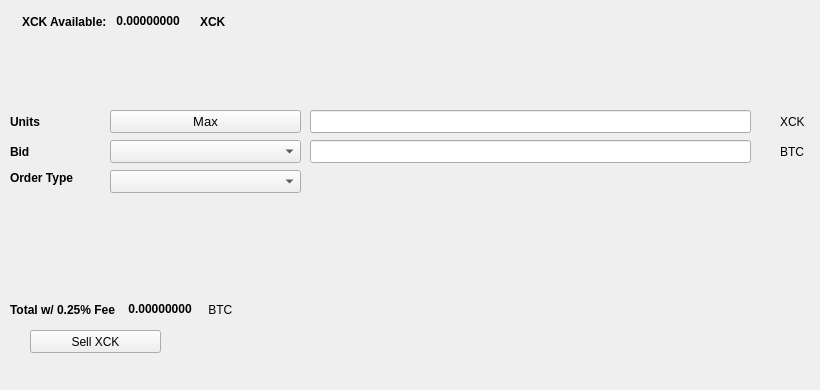
   <widget class="QWidget" name="SellTab">
    <attribute name="title">
     <string>Sell</string>
    </attribute>
    <widget class="QLabel" name="label_16">
     <property name="geometry">
      <rect>
       <x>780</x>
       <y>140</y>
       <width>31</width>
       <height>23</height>
      </rect>
     </property>
     <property name="text">
      <string>BTC</string>
     </property>
    </widget>
    <widget class="QComboBox" name="SellBidcomboBox">
     <property name="geometry">
      <rect>
       <x>110</x>
       <y>140</y>
       <width>191</width>
       <height>23</height>
      </rect>
     </property>
     <property name="font">
      <font>
       <pointsize>10</pointsize>
      </font>
     </property>
    </widget>
    <widget class="QLabel" name="label_18">
     <property name="geometry">
      <rect>
       <x>10</x>
       <y>110</y>
       <width>46</width>
       <height>23</height>
      </rect>
     </property>
     <property name="font">
      <font>
       <weight>75</weight>
       <bold>true</bold>
      </font>
     </property>
     <property name="text">
      <string>Units</string>
     </property>
    </widget>
    <widget class="QPushButton" name="Sell_Max_Amount">
     <property name="geometry">
      <rect>
       <x>110</x>
       <y>110</y>
       <width>191</width>
       <height>23</height>
      </rect>
     </property>
     <property name="font">
      <font>
       <pointsize>10</pointsize>
      </font>
     </property>
     <property name="text">
      <string>Max</string>
     </property>
    </widget>
    <widget class="QLabel" name="label_20">
     <property name="geometry">
      <rect>
       <x>10</x>
       <y>170</y>
       <width>91</width>
       <height>16</height>
      </rect>
     </property>
     <property name="font">
      <font>
       <weight>75</weight>
       <bold>true</bold>
      </font>
     </property>
     <property name="text">
      <string>Order Type</string>
     </property>
    </widget>
    <widget class="QComboBox" name="SellOrdertypeCombo">
     <property name="geometry">
      <rect>
       <x>110</x>
       <y>170</y>
       <width>191</width>
       <height>23</height>
      </rect>
     </property>
     <property name="font">
      <font>
       <pointsize>10</pointsize>
      </font>
     </property>
    </widget>
    <widget class="QLabel" name="label_21">
     <property name="geometry">
      <rect>
       <x>10</x>
       <y>140</y>
       <width>46</width>
       <height>23</height>
      </rect>
     </property>
     <property name="font">
      <font>
       <weight>75</weight>
       <bold>true</bold>
      </font>
     </property>
     <property name="text">
      <string>Bid</string>
     </property>
    </widget>
    <widget class="QLabel" name="label_22">
     <property name="geometry">
      <rect>
       <x>780</x>
       <y>110</y>
       <width>31</width>
       <height>23</height>
      </rect>
     </property>
     <property name="text">
      <string>XCK</string>
     </property>
    </widget>
    <widget class="QLineEdit" name="UnitsInputXCK">
     <property name="geometry">
      <rect>
       <x>310</x>
       <y>110</y>
       <width>441</width>
       <height>23</height>
      </rect>
     </property>
     <property name="font">
      <font>
       <pointsize>9</pointsize>
       <weight>75</weight>
       <bold>true</bold>
      </font>
     </property>
    </widget>
    <widget class="QLineEdit" name="SellBidPriceEdit">
     <property name="geometry">
      <rect>
       <x>310</x>
       <y>140</y>
       <width>441</width>
       <height>23</height>
      </rect>
     </property>
     <property name="font">
      <font>
       <pointsize>9</pointsize>
       <weight>75</weight>
       <bold>true</bold>
      </font>
     </property>
    </widget>
    <widget class="QPushButton" name="SellXCKBTN">
     <property name="geometry">
      <rect>
       <x>30</x>
       <y>330</y>
       <width>131</width>
       <height>23</height>
      </rect>
     </property>
     <property name="text">
      <string>Sell XCK</string>
     </property>
     <property name="icon">
      <iconset resource="../smartblock">
       <normaloff>:/icons/bitcoin</normaloff>:/icons/bitcoin</iconset>
     </property>
    </widget>
    <widget class="QWidget" name="layoutWidget3">
     <property name="geometry">
      <rect>
       <x>22</x>
       <y>12</y>
       <width>258</width>
       <height>19</height>
      </rect>
     </property>
     <layout class="QHBoxLayout" name="horizontalLayout">
      <item>
       <widget class="QLabel" name="label232_2">
        <property name="font">
         <font>
          <weight>75</weight>
          <bold>true</bold>
         </font>
        </property>
        <property name="text">
         <string>XCK Available:</string>
        </property>
       </widget>
      </item>
      <item>
       <widget class="QLabel" name="XCKAvailableLabel">
        <property name="palette">
         <palette>
          <active>
           <colorrole role="WindowText">
            <brush brushstyle="SolidPattern">
             <color alpha="255">
              <red>0</red>
              <green>0</green>
              <blue>0</blue>
             </color>
            </brush>
           </colorrole>
           <colorrole role="Button">
            <brush brushstyle="SolidPattern">
             <color alpha="255">
              <red>0</red>
              <green>170</green>
              <blue>0</blue>
             </color>
            </brush>
           </colorrole>
           <colorrole role="Light">
            <brush brushstyle="SolidPattern">
             <color alpha="255">
              <red>0</red>
              <green>255</green>
              <blue>0</blue>
             </color>
            </brush>
           </colorrole>
           <colorrole role="Midlight">
            <brush brushstyle="SolidPattern">
             <color alpha="255">
              <red>0</red>
              <green>212</green>
              <blue>0</blue>
             </color>
            </brush>
           </colorrole>
           <colorrole role="Dark">
            <brush brushstyle="SolidPattern">
             <color alpha="255">
              <red>0</red>
              <green>85</green>
              <blue>0</blue>
             </color>
            </brush>
           </colorrole>
           <colorrole role="Mid">
            <brush brushstyle="SolidPattern">
             <color alpha="255">
              <red>0</red>
              <green>113</green>
              <blue>0</blue>
             </color>
            </brush>
           </colorrole>
           <colorrole role="Text">
            <brush brushstyle="SolidPattern">
             <color alpha="255">
              <red>0</red>
              <green>170</green>
              <blue>0</blue>
             </color>
            </brush>
           </colorrole>
           <colorrole role="BrightText">
            <brush brushstyle="SolidPattern">
             <color alpha="255">
              <red>255</red>
              <green>255</green>
              <blue>255</blue>
             </color>
            </brush>
           </colorrole>
           <colorrole role="ButtonText">
            <brush brushstyle="SolidPattern">
             <color alpha="255">
              <red>0</red>
              <green>0</green>
              <blue>0</blue>
             </color>
            </brush>
           </colorrole>
           <colorrole role="Base">
            <brush brushstyle="SolidPattern">
             <color alpha="255">
              <red>255</red>
              <green>255</green>
              <blue>255</blue>
             </color>
            </brush>
           </colorrole>
           <colorrole role="Window">
            <brush brushstyle="SolidPattern">
             <color alpha="255">
              <red>0</red>
              <green>170</green>
              <blue>0</blue>
             </color>
            </brush>
           </colorrole>
           <colorrole role="Shadow">
            <brush brushstyle="SolidPattern">
             <color alpha="255">
              <red>0</red>
              <green>0</green>
              <blue>0</blue>
             </color>
            </brush>
           </colorrole>
           <colorrole role="AlternateBase">
            <brush brushstyle="SolidPattern">
             <color alpha="255">
              <red>127</red>
              <green>212</green>
              <blue>127</blue>
             </color>
            </brush>
           </colorrole>
           <colorrole role="ToolTipBase">
            <brush brushstyle="SolidPattern">
             <color alpha="255">
              <red>255</red>
              <green>255</green>
              <blue>220</blue>
             </color>
            </brush>
           </colorrole>
           <colorrole role="ToolTipText">
            <brush brushstyle="SolidPattern">
             <color alpha="255">
              <red>0</red>
              <green>0</green>
              <blue>0</blue>
             </color>
            </brush>
           </colorrole>
          </active>
          <inactive>
           <colorrole role="WindowText">
            <brush brushstyle="SolidPattern">
             <color alpha="255">
              <red>0</red>
              <green>0</green>
              <blue>0</blue>
             </color>
            </brush>
           </colorrole>
           <colorrole role="Button">
            <brush brushstyle="SolidPattern">
             <color alpha="255">
              <red>0</red>
              <green>170</green>
              <blue>0</blue>
             </color>
            </brush>
           </colorrole>
           <colorrole role="Light">
            <brush brushstyle="SolidPattern">
             <color alpha="255">
              <red>0</red>
              <green>255</green>
              <blue>0</blue>
             </color>
            </brush>
           </colorrole>
           <colorrole role="Midlight">
            <brush brushstyle="SolidPattern">
             <color alpha="255">
              <red>0</red>
              <green>212</green>
              <blue>0</blue>
             </color>
            </brush>
           </colorrole>
           <colorrole role="Dark">
            <brush brushstyle="SolidPattern">
             <color alpha="255">
              <red>0</red>
              <green>85</green>
              <blue>0</blue>
             </color>
            </brush>
           </colorrole>
           <colorrole role="Mid">
            <brush brushstyle="SolidPattern">
             <color alpha="255">
              <red>0</red>
              <green>113</green>
              <blue>0</blue>
             </color>
            </brush>
           </colorrole>
           <colorrole role="Text">
            <brush brushstyle="SolidPattern">
             <color alpha="255">
              <red>0</red>
              <green>170</green>
              <blue>0</blue>
             </color>
            </brush>
           </colorrole>
           <colorrole role="BrightText">
            <brush brushstyle="SolidPattern">
             <color alpha="255">
              <red>255</red>
              <green>255</green>
              <blue>255</blue>
             </color>
            </brush>
           </colorrole>
           <colorrole role="ButtonText">
            <brush brushstyle="SolidPattern">
             <color alpha="255">
              <red>0</red>
              <green>0</green>
              <blue>0</blue>
             </color>
            </brush>
           </colorrole>
           <colorrole role="Base">
            <brush brushstyle="SolidPattern">
             <color alpha="255">
              <red>255</red>
              <green>255</green>
              <blue>255</blue>
             </color>
            </brush>
           </colorrole>
           <colorrole role="Window">
            <brush brushstyle="SolidPattern">
             <color alpha="255">
              <red>0</red>
              <green>170</green>
              <blue>0</blue>
             </color>
            </brush>
           </colorrole>
           <colorrole role="Shadow">
            <brush brushstyle="SolidPattern">
             <color alpha="255">
              <red>0</red>
              <green>0</green>
              <blue>0</blue>
             </color>
            </brush>
           </colorrole>
           <colorrole role="AlternateBase">
            <brush brushstyle="SolidPattern">
             <color alpha="255">
              <red>127</red>
              <green>212</green>
              <blue>127</blue>
             </color>
            </brush>
           </colorrole>
           <colorrole role="ToolTipBase">
            <brush brushstyle="SolidPattern">
             <color alpha="255">
              <red>255</red>
              <green>255</green>
              <blue>220</blue>
             </color>
            </brush>
           </colorrole>
           <colorrole role="ToolTipText">
            <brush brushstyle="SolidPattern">
             <color alpha="255">
              <red>0</red>
              <green>0</green>
              <blue>0</blue>
             </color>
            </brush>
           </colorrole>
          </inactive>
          <disabled>
           <colorrole role="WindowText">
            <brush brushstyle="SolidPattern">
             <color alpha="255">
              <red>0</red>
              <green>85</green>
              <blue>0</blue>
             </color>
            </brush>
           </colorrole>
           <colorrole role="Button">
            <brush brushstyle="SolidPattern">
             <color alpha="255">
              <red>0</red>
              <green>170</green>
              <blue>0</blue>
             </color>
            </brush>
           </colorrole>
           <colorrole role="Light">
            <brush brushstyle="SolidPattern">
             <color alpha="255">
              <red>0</red>
              <green>255</green>
              <blue>0</blue>
             </color>
            </brush>
           </colorrole>
           <colorrole role="Midlight">
            <brush brushstyle="SolidPattern">
             <color alpha="255">
              <red>0</red>
              <green>212</green>
              <blue>0</blue>
             </color>
            </brush>
           </colorrole>
           <colorrole role="Dark">
            <brush brushstyle="SolidPattern">
             <color alpha="255">
              <red>0</red>
              <green>85</green>
              <blue>0</blue>
             </color>
            </brush>
           </colorrole>
           <colorrole role="Mid">
            <brush brushstyle="SolidPattern">
             <color alpha="255">
              <red>0</red>
              <green>113</green>
              <blue>0</blue>
             </color>
            </brush>
           </colorrole>
           <colorrole role="Text">
            <brush brushstyle="SolidPattern">
             <color alpha="255">
              <red>0</red>
              <green>85</green>
              <blue>0</blue>
             </color>
            </brush>
           </colorrole>
           <colorrole role="BrightText">
            <brush brushstyle="SolidPattern">
             <color alpha="255">
              <red>255</red>
              <green>255</green>
              <blue>255</blue>
             </color>
            </brush>
           </colorrole>
           <colorrole role="ButtonText">
            <brush brushstyle="SolidPattern">
             <color alpha="255">
              <red>0</red>
              <green>85</green>
              <blue>0</blue>
             </color>
            </brush>
           </colorrole>
           <colorrole role="Base">
            <brush brushstyle="SolidPattern">
             <color alpha="255">
              <red>0</red>
              <green>170</green>
              <blue>0</blue>
             </color>
            </brush>
           </colorrole>
           <colorrole role="Window">
            <brush brushstyle="SolidPattern">
             <color alpha="255">
              <red>0</red>
              <green>170</green>
              <blue>0</blue>
             </color>
            </brush>
           </colorrole>
           <colorrole role="Shadow">
            <brush brushstyle="SolidPattern">
             <color alpha="255">
              <red>0</red>
              <green>0</green>
              <blue>0</blue>
             </color>
            </brush>
           </colorrole>
           <colorrole role="AlternateBase">
            <brush brushstyle="SolidPattern">
             <color alpha="255">
              <red>0</red>
              <green>170</green>
              <blue>0</blue>
             </color>
            </brush>
           </colorrole>
           <colorrole role="ToolTipBase">
            <brush brushstyle="SolidPattern">
             <color alpha="255">
              <red>255</red>
              <green>255</green>
              <blue>220</blue>
             </color>
            </brush>
           </colorrole>
           <colorrole role="ToolTipText">
            <brush brushstyle="SolidPattern">
             <color alpha="255">
              <red>0</red>
              <green>0</green>
              <blue>0</blue>
             </color>
            </brush>
           </colorrole>
          </disabled>
         </palette>
        </property>
        <property name="font">
         <font>
          <weight>75</weight>
          <bold>true</bold>
         </font>
        </property>
        <property name="text">
         <string> 0.00000000 </string>
        </property>
        <property name="textInteractionFlags">
         <set>Qt::LinksAccessibleByMouse|Qt::TextSelectableByKeyboard|Qt::TextSelectableByMouse</set>
        </property>
       </widget>
      </item>
      <item>
       <widget class="QLabel" name="labelXCK">
        <property name="font">
         <font>
          <weight>75</weight>
          <bold>true</bold>
         </font>
        </property>
        <property name="text">
         <string>XCK</string>
        </property>
       </widget>
      </item>
     </layout>
    </widget>
    <widget class="QWidget" name="layoutWidget">
     <property name="geometry">
      <rect>
       <x>10</x>
       <y>300</y>
       <width>268</width>
       <height>19</height>
      </rect>
     </property>
     <layout class="QHBoxLayout" name="horizontalLayout_2">
      <item>
       <widget class="QLabel" name="label_19">
        <property name="font">
         <font>
          <weight>75</weight>
          <bold>true</bold>
         </font>
        </property>
        <property name="text">
         <string>Total w/ 0.25% Fee </string>
        </property>
       </widget>
      </item>
      <item>
       <widget class="QLabel" name="SellCostLabel">
        <property name="palette">
         <palette>
          <active>
           <colorrole role="WindowText">
            <brush brushstyle="SolidPattern">
             <color alpha="255">
              <red>0</red>
              <green>0</green>
              <blue>0</blue>
             </color>
            </brush>
           </colorrole>
           <colorrole role="Button">
            <brush brushstyle="SolidPattern">
             <color alpha="255">
              <red>0</red>
              <green>170</green>
              <blue>0</blue>
             </color>
            </brush>
           </colorrole>
           <colorrole role="Light">
            <brush brushstyle="SolidPattern">
             <color alpha="255">
              <red>0</red>
              <green>255</green>
              <blue>0</blue>
             </color>
            </brush>
           </colorrole>
           <colorrole role="Midlight">
            <brush brushstyle="SolidPattern">
             <color alpha="255">
              <red>0</red>
              <green>212</green>
              <blue>0</blue>
             </color>
            </brush>
           </colorrole>
           <colorrole role="Dark">
            <brush brushstyle="SolidPattern">
             <color alpha="255">
              <red>0</red>
              <green>85</green>
              <blue>0</blue>
             </color>
            </brush>
           </colorrole>
           <colorrole role="Mid">
            <brush brushstyle="SolidPattern">
             <color alpha="255">
              <red>0</red>
              <green>113</green>
              <blue>0</blue>
             </color>
            </brush>
           </colorrole>
           <colorrole role="Text">
            <brush brushstyle="SolidPattern">
             <color alpha="255">
              <red>0</red>
              <green>170</green>
              <blue>0</blue>
             </color>
            </brush>
           </colorrole>
           <colorrole role="BrightText">
            <brush brushstyle="SolidPattern">
             <color alpha="255">
              <red>255</red>
              <green>255</green>
              <blue>255</blue>
             </color>
            </brush>
           </colorrole>
           <colorrole role="ButtonText">
            <brush brushstyle="SolidPattern">
             <color alpha="255">
              <red>0</red>
              <green>0</green>
              <blue>0</blue>
             </color>
            </brush>
           </colorrole>
           <colorrole role="Base">
            <brush brushstyle="SolidPattern">
             <color alpha="255">
              <red>255</red>
              <green>255</green>
              <blue>255</blue>
             </color>
            </brush>
           </colorrole>
           <colorrole role="Window">
            <brush brushstyle="SolidPattern">
             <color alpha="255">
              <red>0</red>
              <green>170</green>
              <blue>0</blue>
             </color>
            </brush>
           </colorrole>
           <colorrole role="Shadow">
            <brush brushstyle="SolidPattern">
             <color alpha="255">
              <red>0</red>
              <green>0</green>
              <blue>0</blue>
             </color>
            </brush>
           </colorrole>
           <colorrole role="AlternateBase">
            <brush brushstyle="SolidPattern">
             <color alpha="255">
              <red>127</red>
              <green>212</green>
              <blue>127</blue>
             </color>
            </brush>
           </colorrole>
           <colorrole role="ToolTipBase">
            <brush brushstyle="SolidPattern">
             <color alpha="255">
              <red>255</red>
              <green>255</green>
              <blue>220</blue>
             </color>
            </brush>
           </colorrole>
           <colorrole role="ToolTipText">
            <brush brushstyle="SolidPattern">
             <color alpha="255">
              <red>0</red>
              <green>0</green>
              <blue>0</blue>
             </color>
            </brush>
           </colorrole>
          </active>
          <inactive>
           <colorrole role="WindowText">
            <brush brushstyle="SolidPattern">
             <color alpha="255">
              <red>0</red>
              <green>0</green>
              <blue>0</blue>
             </color>
            </brush>
           </colorrole>
           <colorrole role="Button">
            <brush brushstyle="SolidPattern">
             <color alpha="255">
              <red>0</red>
              <green>170</green>
              <blue>0</blue>
             </color>
            </brush>
           </colorrole>
           <colorrole role="Light">
            <brush brushstyle="SolidPattern">
             <color alpha="255">
              <red>0</red>
              <green>255</green>
              <blue>0</blue>
             </color>
            </brush>
           </colorrole>
           <colorrole role="Midlight">
            <brush brushstyle="SolidPattern">
             <color alpha="255">
              <red>0</red>
              <green>212</green>
              <blue>0</blue>
             </color>
            </brush>
           </colorrole>
           <colorrole role="Dark">
            <brush brushstyle="SolidPattern">
             <color alpha="255">
              <red>0</red>
              <green>85</green>
              <blue>0</blue>
             </color>
            </brush>
           </colorrole>
           <colorrole role="Mid">
            <brush brushstyle="SolidPattern">
             <color alpha="255">
              <red>0</red>
              <green>113</green>
              <blue>0</blue>
             </color>
            </brush>
           </colorrole>
           <colorrole role="Text">
            <brush brushstyle="SolidPattern">
             <color alpha="255">
              <red>0</red>
              <green>170</green>
              <blue>0</blue>
             </color>
            </brush>
           </colorrole>
           <colorrole role="BrightText">
            <brush brushstyle="SolidPattern">
             <color alpha="255">
              <red>255</red>
              <green>255</green>
              <blue>255</blue>
             </color>
            </brush>
           </colorrole>
           <colorrole role="ButtonText">
            <brush brushstyle="SolidPattern">
             <color alpha="255">
              <red>0</red>
              <green>0</green>
              <blue>0</blue>
             </color>
            </brush>
           </colorrole>
           <colorrole role="Base">
            <brush brushstyle="SolidPattern">
             <color alpha="255">
              <red>255</red>
              <green>255</green>
              <blue>255</blue>
             </color>
            </brush>
           </colorrole>
           <colorrole role="Window">
            <brush brushstyle="SolidPattern">
             <color alpha="255">
              <red>0</red>
              <green>170</green>
              <blue>0</blue>
             </color>
            </brush>
           </colorrole>
           <colorrole role="Shadow">
            <brush brushstyle="SolidPattern">
             <color alpha="255">
              <red>0</red>
              <green>0</green>
              <blue>0</blue>
             </color>
            </brush>
           </colorrole>
           <colorrole role="AlternateBase">
            <brush brushstyle="SolidPattern">
             <color alpha="255">
              <red>127</red>
              <green>212</green>
              <blue>127</blue>
             </color>
            </brush>
           </colorrole>
           <colorrole role="ToolTipBase">
            <brush brushstyle="SolidPattern">
             <color alpha="255">
              <red>255</red>
              <green>255</green>
              <blue>220</blue>
             </color>
            </brush>
           </colorrole>
           <colorrole role="ToolTipText">
            <brush brushstyle="SolidPattern">
             <color alpha="255">
              <red>0</red>
              <green>0</green>
              <blue>0</blue>
             </color>
            </brush>
           </colorrole>
          </inactive>
          <disabled>
           <colorrole role="WindowText">
            <brush brushstyle="SolidPattern">
             <color alpha="255">
              <red>0</red>
              <green>85</green>
              <blue>0</blue>
             </color>
            </brush>
           </colorrole>
           <colorrole role="Button">
            <brush brushstyle="SolidPattern">
             <color alpha="255">
              <red>0</red>
              <green>170</green>
              <blue>0</blue>
             </color>
            </brush>
           </colorrole>
           <colorrole role="Light">
            <brush brushstyle="SolidPattern">
             <color alpha="255">
              <red>0</red>
              <green>255</green>
              <blue>0</blue>
             </color>
            </brush>
           </colorrole>
           <colorrole role="Midlight">
            <brush brushstyle="SolidPattern">
             <color alpha="255">
              <red>0</red>
              <green>212</green>
              <blue>0</blue>
             </color>
            </brush>
           </colorrole>
           <colorrole role="Dark">
            <brush brushstyle="SolidPattern">
             <color alpha="255">
              <red>0</red>
              <green>85</green>
              <blue>0</blue>
             </color>
            </brush>
           </colorrole>
           <colorrole role="Mid">
            <brush brushstyle="SolidPattern">
             <color alpha="255">
              <red>0</red>
              <green>113</green>
              <blue>0</blue>
             </color>
            </brush>
           </colorrole>
           <colorrole role="Text">
            <brush brushstyle="SolidPattern">
             <color alpha="255">
              <red>0</red>
              <green>85</green>
              <blue>0</blue>
             </color>
            </brush>
           </colorrole>
           <colorrole role="BrightText">
            <brush brushstyle="SolidPattern">
             <color alpha="255">
              <red>255</red>
              <green>255</green>
              <blue>255</blue>
             </color>
            </brush>
           </colorrole>
           <colorrole role="ButtonText">
            <brush brushstyle="SolidPattern">
             <color alpha="255">
              <red>0</red>
              <green>85</green>
              <blue>0</blue>
             </color>
            </brush>
           </colorrole>
           <colorrole role="Base">
            <brush brushstyle="SolidPattern">
             <color alpha="255">
              <red>0</red>
              <green>170</green>
              <blue>0</blue>
             </color>
            </brush>
           </colorrole>
           <colorrole role="Window">
            <brush brushstyle="SolidPattern">
             <color alpha="255">
              <red>0</red>
              <green>170</green>
              <blue>0</blue>
             </color>
            </brush>
           </colorrole>
           <colorrole role="Shadow">
            <brush brushstyle="SolidPattern">
             <color alpha="255">
              <red>0</red>
              <green>0</green>
              <blue>0</blue>
             </color>
            </brush>
           </colorrole>
           <colorrole role="AlternateBase">
            <brush brushstyle="SolidPattern">
             <color alpha="255">
              <red>0</red>
              <green>170</green>
              <blue>0</blue>
             </color>
            </brush>
           </colorrole>
           <colorrole role="ToolTipBase">
            <brush brushstyle="SolidPattern">
             <color alpha="255">
              <red>255</red>
              <green>255</green>
              <blue>220</blue>
             </color>
            </brush>
           </colorrole>
           <colorrole role="ToolTipText">
            <brush brushstyle="SolidPattern">
             <color alpha="255">
              <red>0</red>
              <green>0</green>
              <blue>0</blue>
             </color>
            </brush>
           </colorrole>
          </disabled>
         </palette>
        </property>
        <property name="font">
         <font>
          <weight>75</weight>
          <bold>true</bold>
         </font>
        </property>
        <property name="autoFillBackground">
         <bool>false</bool>
        </property>
        <property name="text">
         <string> 0.00000000</string>
        </property>
        <property name="textInteractionFlags">
         <set>Qt::LinksAccessibleByMouse|Qt::TextSelectableByMouse</set>
        </property>
       </widget>
      </item>
      <item>
       <widget class="QLabel" name="label_17">
        <property name="font">
         <font>
          <weight>50</weight>
          <bold>false</bold>
         </font>
        </property>
        <property name="text">
         <string> BTC</string>
        </property>
       </widget>
      </item>
     </layout>
    </widget>
    <widget class="QLabel" name="label_23">
     <property name="geometry">
      <rect>
       <x>460</x>
       <y>300</y>
       <width>281</width>
       <height>81</height>
      </rect>
     </property>
     <property name="text">
      <string/>
     </property>
     <property name="pixmap">
      <pixmap>:/images/bittrex</pixmap>
     </property>
    </widget>
   </widget>
